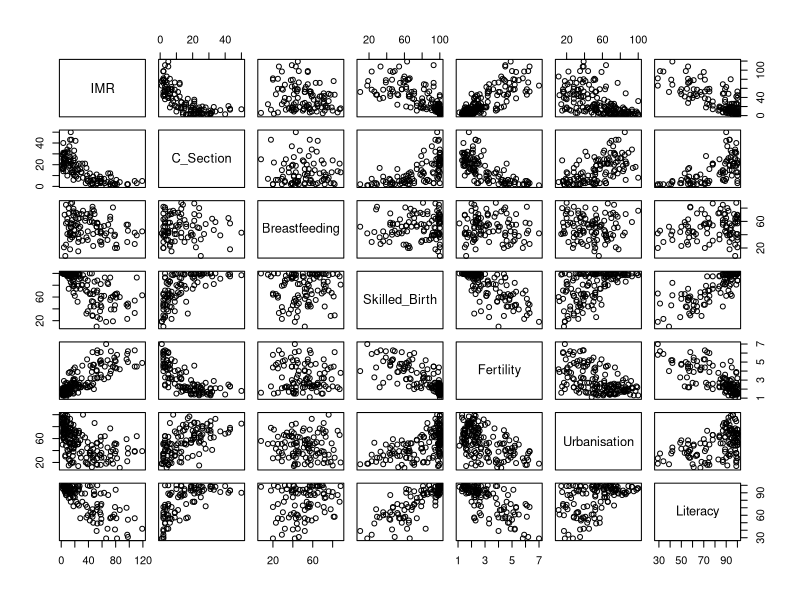
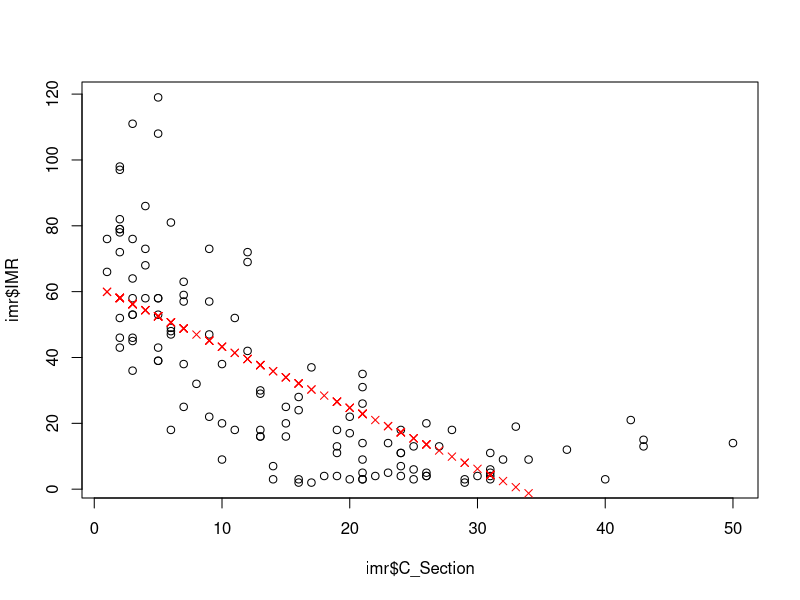
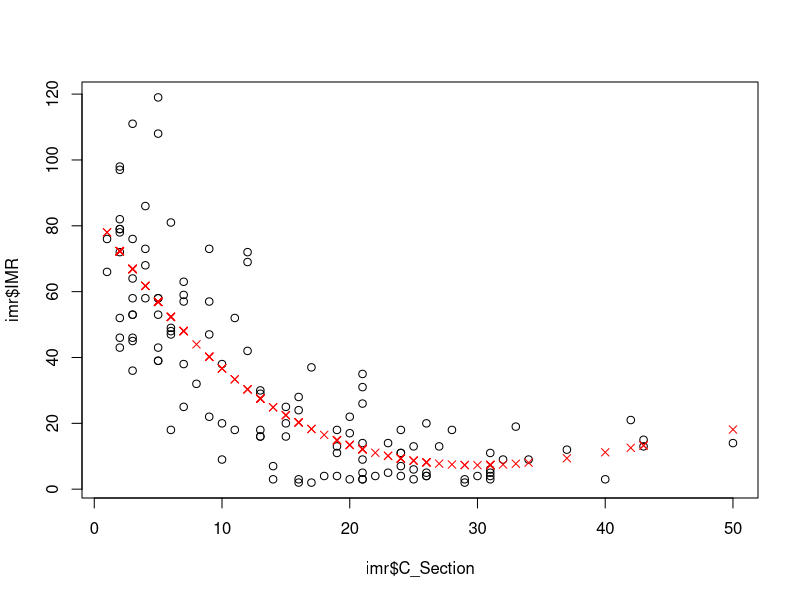
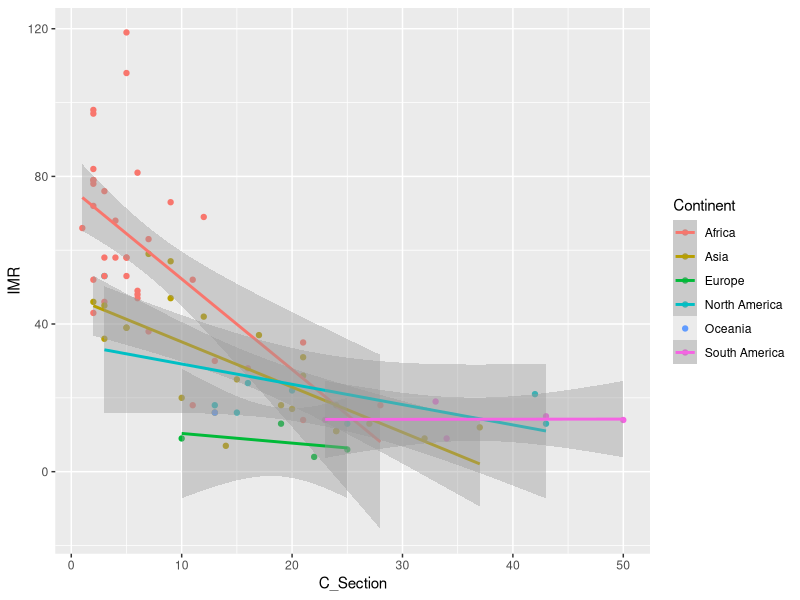
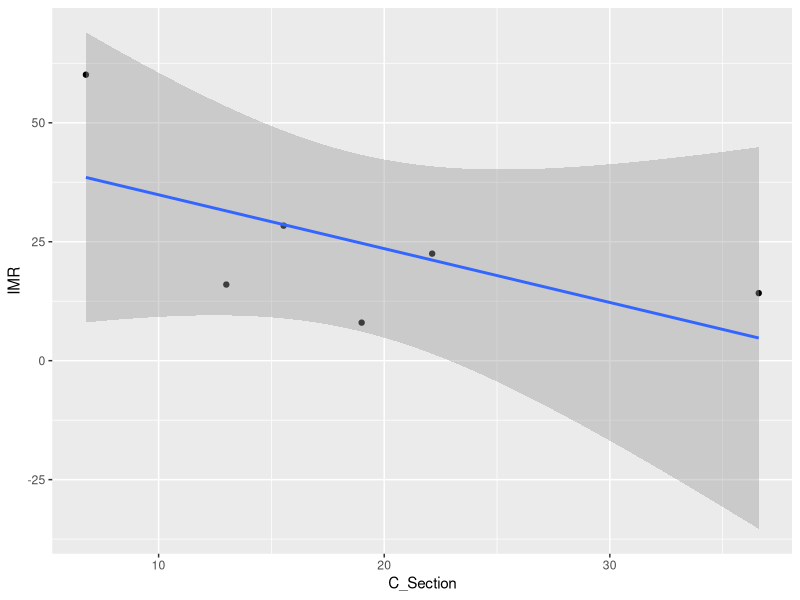

The R script that drew these images, in order:
library( tidyverse )

imr <- read_csv("imr2011.csv", show_col_types = FALSE)
c_section <- read_csv("c_section.csv", show_col_types = FALSE)
early_breastfeeding <- read_csv("early_breastfeeding.csv", show_col_types = FALSE)

c_section <- c_section %>%
  rename( "Country" = `Country or Area`,
          "C_Section" = Value ) %>%
  select( Country, C_Section)

imr <- imr %>%
  left_join( c_section, by="Country")
  
early_breastfeeding <- early_breastfeeding %>%
  rename( "Country" = `Country or Area`,
          "Breastfeeding" = Value ) %>%
  select( Country, Breastfeeding)

imr <- imr %>%
  left_join( early_breastfeeding, by="Country")

skilled_birth <- read_csv("skilled_birth.csv", show_col_types = FALSE)
skilled_birth <- skilled_birth %>%
  filter( Subgroup == "Total") %>%
  rename( "Country" = `Country or Area`,
          "Skilled_Birth" = Value ) %>%
  select(Country, Skilled_Birth)

imr <- imr %>%
  left_join( skilled_birth, by="Country")

fertility <- read_csv("fertility.csv", show_col_types = FALSE)
fertility <- fertility %>%
  filter( Year == 2011) %>%
  rename( "Country" = `Country or Area`,
          "Fertility" = Value ) %>%
  select(Country, Fertility)

imr <- imr %>%
  left_join( fertility, by="Country")

urbanisation <- read_csv("urbanisation.csv", show_col_types = FALSE)
urbanisation <- urbanisation %>%
  rename( "Country" = `Country or Area`,
          "Urbanisation" = Value ) %>%
  select(Country, Urbanisation)

imr <- imr %>%
  left_join( urbanisation, by="Country")

literacy <- read_csv("adult_literacy.csv", show_col_types = FALSE)
literacy <- literacy %>%
  rename( "Country" = `Country or Area`,
          "Literacy" = Value ) %>%
  select(Country, Literacy)

imr <- imr %>%
  left_join( literacy, by="Country")

# see all pairs of scatterplots 
pairs( imr %>% select( IMR:Literacy) )

# it looks like C_section is useful, Breastfeeding is not...

# check simple models ...
imr_fit <- lm( IMR ~ C_Section, data = imr %>% drop_na(C_Section))
summary( imr_fit )
plot( imr$C_Section, imr$IMR )
points( imr %>% drop_na(C_Section) %>% pull(C_Section), 
        imr_fit$fitted.values, 
        col="red", pch=4)

imr_fit <- lm( IMR ~ Breastfeeding, data = imr )
summary( imr_fit )

# improve the model that includes C_Section:
imr_fit <- lm( IMR ~ poly(C_Section,3), data = imr %>% drop_na( C_Section) )
summary( imr_fit )
plot( imr$C_Section, imr$IMR )
points( imr %>% drop_na(C_Section) %>% pull(C_Section), 
        imr_fit$fitted.values, 
        col="red", pch=4)

# forward stepwise regression:
imr <- imr %>% drop_na() 
imr_fit <- lm( IMR ~ Fertility, data = imr )
summary( imr_fit )

imr_fit <- lm( IMR ~ Literacy, data = imr )
summary( imr_fit )

imr_fit <- lm( IMR ~ Urbanisation, data = imr )
summary( imr_fit )

# from these 3 predictors, choose Literacy (highest R^2, highest t-value)

imr_fit <- lm( IMR ~ Literacy + Fertility, data = imr )
summary( imr_fit )

# we know we shouldn't include Breastfeeding, but just as an example:
imr_fit <- lm( IMR ~ Literacy + Breastfeeding, data = imr )
summary( imr_fit )

imr_fit <- lm( IMR ~ Literacy + Fertility + poly(C_Section,2), data = imr )
summary( imr_fit )

cor( imr$IMR, imr$C_Section, use="complete.obs")
cor( imr$IMR, imr$Breastfeeding, use="complete.obs")

imr_fit <- lm( IMR ~ C_Section + Continent, data =imr )
summary( imr_fit )

ggplot( imr, aes(x=C_Section, y=IMR, color=Continent)) + 
  geom_point() + 
  geom_smooth( method="lm") 

# ecological fallacy : relationships appear stronger when groups are combined, 
# weaker when groups are disaggregated

continent_means <- imr %>%
  drop_na() %>% 
  group_by(Continent) %>% 
  summarize( IMR = mean(IMR),
             C_Section = mean(C_Section))

ggplot( continent_means, aes(C_Section, IMR)) + 
  geom_point() + 
  geom_smooth( method="lm")
